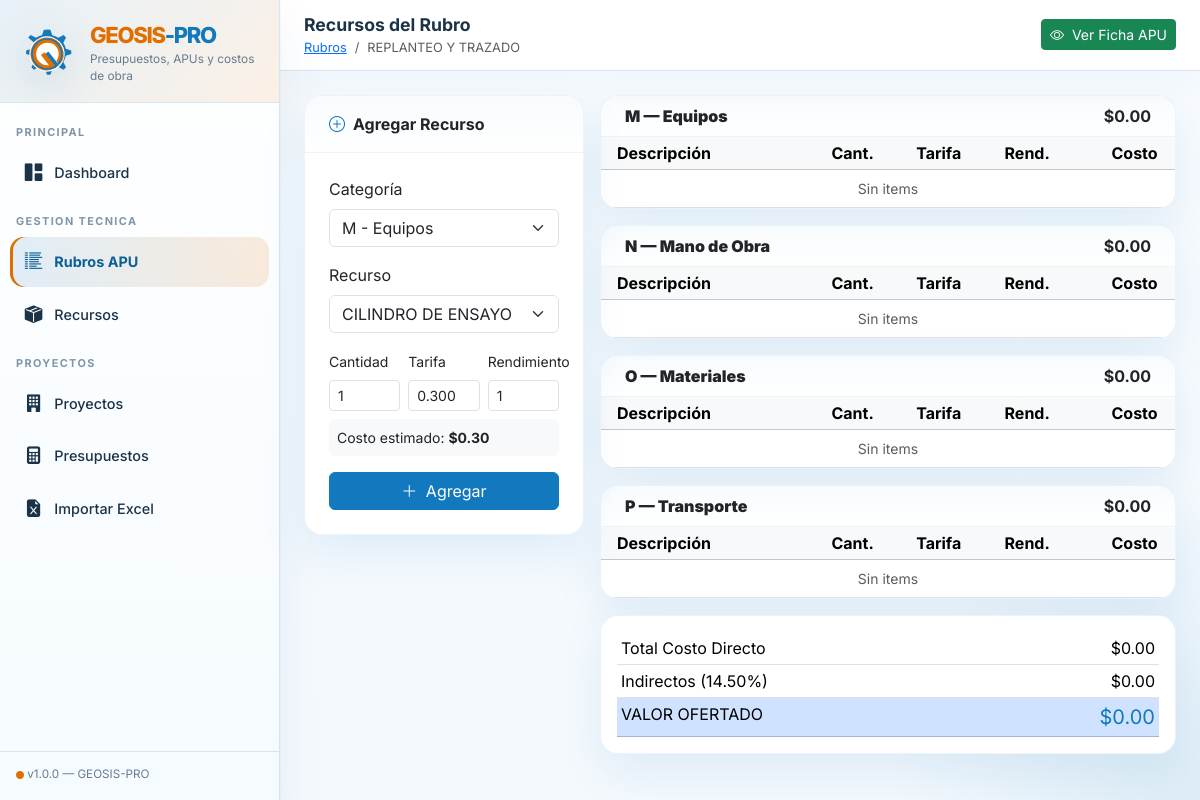
Page /modules/rubros/add_recurso.php?rubro_id=1 on the committed database.
### tables this page shows
CREATE TABLE IF NOT EXISTS `rubros` (
    `id`           INT(11) NOT NULL AUTO_INCREMENT,
    `codigo`       VARCHAR(100) DEFAULT NULL,
    `nombre`       VARCHAR(500) NOT NULL,
    `unidad`       VARCHAR(30) NOT NULL,
    `descripcion`  TEXT DEFAULT NULL,
    `indirectos`   DECIMAL(5,2) NOT NULL DEFAULT 14.50,
    `activo`       TINYINT(1) DEFAULT 1,
    `created_at`   TIMESTAMP DEFAULT CURRENT_TIMESTAMP,
    `updated_at`   TIMESTAMP DEFAULT CURRENT_TIMESTAMP ON UPDATE CURRENT_TIMESTAMP,
    PRIMARY KEY (`id`),
    KEY `idx_rubros_activo` (`activo`)
);

### modules/rubros/add_recurso.php (the view, shortened to what this page needs)
<?php
$db       = getDB();
$rubro_id = intval($_GET['rubro_id'] ?? 0);
$rubro = $db->prepare("SELECT * FROM rubros WHERE id=?");
$rubro->execute([$rubro_id]);
$rubro = $rubro->fetch();
$recursos = $db->query("SELECT * FROM recursos WHERE activo=1 ORDER BY categoria, descripcion")->fetchAll();
$grupos = ['M'=>[], 'N'=>[], 'O'=>[], 'P'=>[]];
$subtotales = [];
foreach ($grupos as $cat => $its) $subtotales[$cat] = array_sum(array_column($its, 'costo'));
$total = array_sum($subtotales);
$indir = $total * ($rubro['indirectos'] / 100);
$catInfo = ['M'=>'Equipos','N'=>'Mano de Obra','O'=>'Materiales','P'=>'Transporte'];
include __DIR__ . '/../../includes/header.php';
include __DIR__ . '/../../includes/sidebar.php';
?>
<div id="main">
    <div id="topbar">
        <div>
            <div class="page-title">Recursos del Rubro</div>
            <nav aria-label="breadcrumb"><ol class="breadcrumb">
                <li class="breadcrumb-item"><a href="index.php">Rubros</a></li>
                <li class="breadcrumb-item active"><?= htmlspecialchars($rubro['nombre']) ?></li>
            </ol></nav>
        </div>
        <div class="ms-auto">
            <a href="view.php?id=<?= $rubro_id ?>" class="btn btn-sm btn-success">
                <i class="bi bi-eye me-1"></i> Ver Ficha APU
            </a>
        </div>
    </div>
    <div class="p-4">
        <div class="row g-3">
            <div class="col-12 col-lg-4">
                <div class="card sticky-top" style="top:80px">
                    <div class="card-header py-3 px-4">
                        <i class="bi bi-plus-circle me-2 text-primary"></i>Agregar Recurso
                    </div>
                    <div class="card-body p-4">
                        <form method="POST">
                            <div class="mb-3">
                                <label class="form-label fw-500">Categoría</label>
                                <select name="categoria" class="form-select" id="selCat" onchange="filtrarRecursos()">
                                    <option value="M">M - Equipos</option>
                                </select>
                            </div>
                            <div class="mb-3">
                                <label class="form-label fw-500">Recurso</label>
                                <select name="recurso_id" class="form-select" id="selRecurso" onchange="autoTarifa()">
                                    <?php foreach ($recursos as $rec): ?>
                                    <option value="<?= $rec['id'] ?>"
                                            data-cat="<?= $rec['categoria'] ?>"
                                            data-precio="<?= $rec['precio'] ?>">
                                        <?= htmlspecialchars($rec['descripcion']) ?>
                                    </option>
                                    <?php endforeach; ?>
                                </select>
                            </div>
                            <div class="row g-2">
                                <div class="col-4">
                                    <label class="form-label fw-500 small">Cantidad</label>
                                    <input type="number" name="cantidad" class="form-control form-control-sm"
                                           step="0.0001" min="0" value="1" id="inpCantidad" onchange="calcCosto()">
                                </div>
                                <div class="col-4">
                                    <label class="form-label fw-500 small">Tarifa</label>
                                    <input type="number" name="tarifa" class="form-control form-control-sm"
                                           step="0.0001" min="0" id="inpTarifa" onchange="calcCosto()">
                                </div>
                                <div class="col-4">
                                    <label class="form-label fw-500 small">Rendimiento</label>
                                    <input type="number" name="rendimiento" class="form-control form-control-sm"
                                           step="0.0001" min="0" value="1" id="inpRendimiento" onchange="calcCosto()">
                                </div>
                            </div>
                            <div class="mt-2 p-2 bg-light rounded small">
                                Costo estimado: <strong id="lblCosto">$0.00</strong>
                            </div>
                            <button type="submit" class="btn btn-primary w-100 mt-3">
                                <i class="bi bi-plus-lg me-1"></i> Agregar
                            </button>
                        </form>
                    </div>
                </div>
            </div>
            <div class="col-12 col-lg-8">
                <?php foreach ($catInfo as $cat => $catLabel): ?>
                <div class="card mb-3">
                    <div class="card-header d-flex justify-content-between py-2 px-4">
                        <strong><?= $cat ?> — <?= $catLabel ?></strong>
                        <span class="fw-700">$<?= number_format($subtotales[$cat] ?? 0, 2) ?></span>
                    </div>
                    <div class="card-body p-0">
                        <table class="table table-sm align-middle mb-0">
                            <thead class="table-light">
                                <tr>
                                    <th class="px-3">Descripción</th>
                                    <th class="text-center">Cant.</th>
                                    <th class="text-center">Tarifa</th>
                                    <th class="text-center">Rend.</th>
                                    <th class="text-end">Costo</th>
                                    <th></th>
                                </tr>
                            </thead>
                            <tbody>
                            <?php if (empty($grupos[$cat])): ?>
                                <tr><td colspan="6" class="text-muted text-center py-2 small">Sin items</td></tr>
                            <?php else: foreach ($grupos[$cat] as $it): ?>
                                <tr>
                                    <td class="px-3 small"><?= htmlspecialchars($it['descripcion']) ?></td>
                                    <td class="text-center small"><?= number_format($it['cantidad'],4) ?></td>
                                    <td class="text-center small"><?= number_format($it['tarifa'],4) ?></td>
                                    <td class="text-center small"><?= number_format($it['rendimiento'],4) ?></td>
                                    <td class="text-end small fw-600">$<?= number_format($it['costo'],2) ?></td>
                                    <td>
                                        <a href="?rubro_id=<?= $rubro_id ?>&del=<?= $it['id'] ?>"
                                           onclick="return confirm('¿Eliminar?')"
                                           class="btn btn-sm btn-light"><i class="bi bi-trash text-danger"></i></a>
                                    </td>
                                </tr>
                            <?php endforeach; endif; ?>
                            </tbody>
                        </table>
                    </div>
                </div>
                <?php endforeach; ?>
                <div class="card">
                    <div class="card-body">
                        <table class="table table-sm mb-0">
                            <tr><td>Total Costo Directo</td><td class="text-end fw-700">$<?= number_format($total,2) ?></td></tr>
                            <tr><td>Indirectos (<?= $rubro['indirectos'] ?>%)</td><td class="text-end">$<?= number_format($indir,2) ?></td></tr>
                            <tr class="table-primary">
                                <td class="fw-700">VALOR OFERTADO</td>
                                <td class="text-end fw-800 text-primary fs-5">$<?= number_format($total+$indir,2) ?></td>
                            </tr>
                        </table>
                    </div>
                </div>
            </div>
        </div>
    </div>
</div>
<?php include __DIR__ . '/../../includes/footer.php'; ?>

### includes/header.php (style rules this page uses)
:root { --sidebar-w: 280px; --brand-blue: #1279bf; --brand-blue-dark: #0c5f97; --brand-blue-soft: #eaf6ff; --brand-orange: #e16f00; --brand-orange-dark: #c45f00; --brand-orange-soft: #fff1e5; --surface: #ffffff; --bg: #f4f9fd; --border: #d8e5ef; --text: #1b3347; --muted: #677b8f; --shadow: 0 18px 45px rgba(18,121,191,.10); --primary: var(--brand-blue); --accent: var(--brand-orange); --bs-primary: var(--brand-blue); --bs-primary-rgb: 18, 121, 191; --bs-warning: var(--brand-orange); --bs-warning-rgb: 225, 111, 0; --bs-link-color: var(--brand-blue); --bs-link-hover-color: var(--brand-orange); }
* { font-family: 'Inter', sans-serif; }
body { background: radial-gradient(circle at top left, rgba(225,111,0,.10), transparent 24%), radial-gradient(circle at bottom right, rgba(18,121,191,.10), transparent 22%), linear-gradient(180deg, #f8fbfe 0%, var(--bg) 100%); color: var(--text); min-height: 100vh; }
#main { margin-left: var(--sidebar-w); min-height: 100vh; display: flex; flex-direction: column; }
#topbar { background: rgba(255,255,255,.92); backdrop-filter: blur(10px); border-bottom: 1px solid var(--border); box-shadow: 0 12px 30px rgba(18,121,191,.04); padding: .75rem 1.5rem; display: flex; align-items: center; gap: 1rem; position: sticky; top: 0; z-index: 100; }
#topbar .page-title { font-weight: 700; font-size: 1.1rem; color: var(--text); }
#topbar .breadcrumb { margin: 0; font-size: .8rem; }
.card { border: 1px solid rgba(18,121,191,.08); border-radius: 18px; box-shadow: var(--shadow); overflow: hidden; }
.card-header { background: linear-gradient(180deg, rgba(18,121,191,.03), rgba(255,255,255,1)); border-bottom: 1px solid #edf4f9; font-weight: 700; }
.btn-primary { --bs-btn-bg: var(--brand-blue); --bs-btn-border-color: var(--brand-blue); --bs-btn-hover-bg: var(--brand-blue-dark); --bs-btn-hover-border-color: var(--brand-blue-dark); --bs-btn-active-bg: var(--brand-blue-dark); --bs-btn-active-border-color: var(--brand-blue-dark); }
.text-primary { color: var(--brand-blue) !important; }

### rows in the picture
rubros: nombre "REPLANTEO Y TRAZADO", indirectos "14.50", indirectos "0.00", $total+$indir "0.00"

### other values in the picture
$cat "M"
$catLabel "Equipos"
$subtotales[$cat] "0.00"
$cat "N"
$catLabel "Mano de Obra"
$cat "O"
$catLabel "Materiales"
$cat "P"
$catLabel "Transporte"
$total "0.00"
form field recurso_id "CILINDRO DE ENSAYO"
